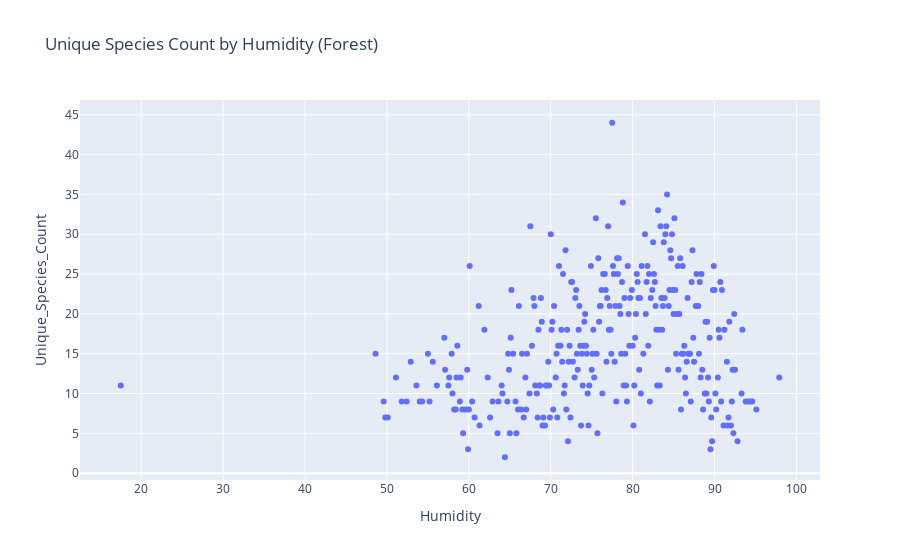

The cell this chart's notebook holds for it:
### Code cell
fig_humidity_forest_scatter = px.scatter(avg_species_humidity_forest, x='Humidity', y='Unique_Species_Count', title='Unique Species Count by Humidity (Forest)')
fig_humidity_forest_scatter.show()

### Figure 1 — Plotly figure (JSON) as saved in the notebook; plotly's stock layout.template omitted (floating-point values rounded to 4 significant figures; data arrays with more than 128 entries replaced by an {"elided": "..."} marker saying what was removed)
{"data": [{"hovertemplate": "Humidity=%{x}<br>Unique_Species_Count=%{y}<extra></extra>", "legendgroup": "", "marker": {"color": "#636efa", "symbol": "circle"}, "mode": "markers", "name": "", "orientation": "v", "showlegend": false, "type": "scatter", "x": {"elided": "302 float values"}, "xaxis": "x", "y": {"elided": "302 int values"}, "yaxis": "y"}], "layout": {"legend": {"tracegroupgap": 0}, "title": {"text": "Unique Species Count by Humidity (Forest)"}, "xaxis": {"anchor": "y", "domain": [0, 1], "title": {"text": "Humidity"}}, "yaxis": {"anchor": "x", "domain": [0, 1], "title": {"text": "Unique_Species_Count"}}}}
